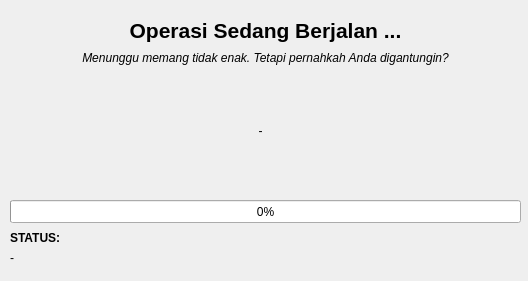
<?xml version="1.0" encoding="UTF-8"?>
<ui version="4.0">
 <class>MainWindow</class>
 <widget class="QMainWindow" name="MainWindow">
  <property name="windowModality">
   <enum>Qt::WindowModal</enum>
  </property>
  <property name="geometry">
   <rect>
    <x>0</x>
    <y>0</y>
    <width>528</width>
    <height>281</height>
   </rect>
  </property>
  <property name="windowTitle">
   <string>Menunggu ...</string>
  </property>
  <widget class="QWidget" name="centralwidget">
   <widget class="QLabel" name="label">
    <property name="geometry">
     <rect>
      <x>10</x>
      <y>10</y>
      <width>511</width>
      <height>41</height>
     </rect>
    </property>
    <property name="font">
     <font>
      <pointsize>16</pointsize>
      <weight>75</weight>
      <bold>true</bold>
     </font>
    </property>
    <property name="text">
     <string>Operasi Sedang Berjalan ...</string>
    </property>
    <property name="alignment">
     <set>Qt::AlignCenter</set>
    </property>
   </widget>
   <widget class="QLabel" name="label_2">
    <property name="geometry">
     <rect>
      <x>10</x>
      <y>50</y>
      <width>511</width>
      <height>16</height>
     </rect>
    </property>
    <property name="font">
     <font>
      <italic>true</italic>
     </font>
    </property>
    <property name="text">
     <string>Menunggu memang tidak enak. Tetapi pernahkah Anda digantungin?</string>
    </property>
    <property name="alignment">
     <set>Qt::AlignCenter</set>
    </property>
   </widget>
   <widget class="QProgressBar" name="main_progress">
    <property name="geometry">
     <rect>
      <x>10</x>
      <y>200</y>
      <width>511</width>
      <height>23</height>
     </rect>
    </property>
    <property name="value">
     <number>0</number>
    </property>
   </widget>
   <widget class="QLabel" name="label_status">
    <property name="geometry">
     <rect>
      <x>10</x>
      <y>250</y>
      <width>511</width>
      <height>16</height>
     </rect>
    </property>
    <property name="text">
     <string>-</string>
    </property>
   </widget>
   <widget class="QLabel" name="label_4">
    <property name="geometry">
     <rect>
      <x>10</x>
      <y>230</y>
      <width>511</width>
      <height>16</height>
     </rect>
    </property>
    <property name="font">
     <font>
      <weight>75</weight>
      <bold>true</bold>
     </font>
    </property>
    <property name="text">
     <string>STATUS:</string>
    </property>
   </widget>
   <widget class="QLabel" name="label_gif">
    <property name="geometry">
     <rect>
      <x>10</x>
      <y>70</y>
      <width>501</width>
      <height>121</height>
     </rect>
    </property>
    <property name="text">
     <string>-</string>
    </property>
    <property name="alignment">
     <set>Qt::AlignCenter</set>
    </property>
   </widget>
  </widget>
  <action name="action_gen_cred">
   <property name="text">
    <string>Generate Secure Credential ...</string>
   </property>
  </action>
  <action name="action_exit">
   <property name="text">
    <string>Exit App</string>
   </property>
  </action>
 </widget>
 <resources/>
 <connections/>
</ui>
